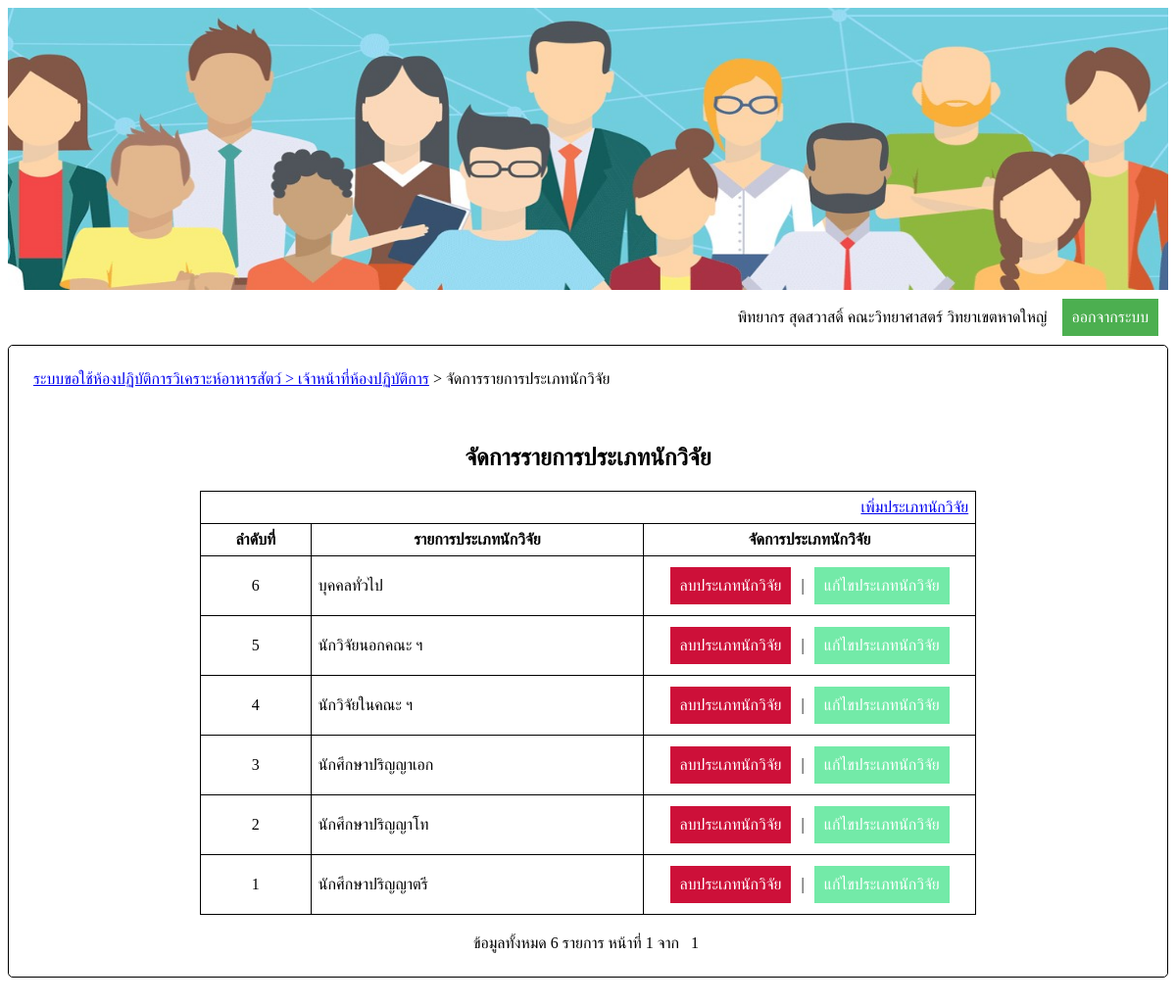
The app's page /AManageCat.php?pageNo=1 (signed in) with its own data.
### tables this page shows
CREATE TABLE `member` (
  `memCode` int(10) unsigned NOT NULL AUTO_INCREMENT,
  `username` varchar(30) NOT NULL,
  `password` varchar(45) NOT NULL,
  `memlevel` int(1) NOT NULL,
  `name` varchar(30) NOT NULL,
  `email` varchar(30) NOT NULL,
  `passmail` varchar(30) DEFAULT NULL,
  `depCode` char(3) NOT NULL,
  PRIMARY KEY (`memCode`),
  KEY `depCode` (`depCode`),
  CONSTRAINT `member_ibfk_1` FOREIGN KEY (`depCode`) REFERENCES `department` (`depCode`)
);

CREATE TABLE `categorys` (
  `catCode` int(2) unsigned NOT NULL AUTO_INCREMENT,
  `catName` varchar(30) NOT NULL,
  PRIMARY KEY (`catCode`)
);

### AManageCat.php (the view, shortened to what this page needs)
<?php
		if(!(isset($_SESSION['memCode']) && isset($_SESSION['memName'])&& isset($_SESSION['facCode'])&& isset($_SESSION['facName'])&& isset($_SESSION['depCode']) && isset($_SESSION['depName'])))
		{
			echo "<script>
					alert('กรุณาเข้าสู่ระบบใหม่อีกครั้ง');
					window.open('login.php','_self');
			</script>";
		}else{
			$memCode = $_SESSION['memCode'];
			require('connectDB.php');
			$sqlSearchSessionMember = "select * from member where memCode='$memCode';";
			$resultSearchSessionMember = mysqli_query($con,$sqlSearchSessionMember);
			$recnumSearchSessionMember = mysqli_fetch_array($resultSearchSessionMember);
			$memName = $recnumSearchSessionMember[4];
			$facName = $_SESSION['facName'];
		}
?>
<html>
<head>
</head>
<body>
	<center>
		<img src='img/hrm_3.jpg'>
	</center>
	<table id='tbLog' cellpadding='5' width='100%'>
		<tr align='right'>
			<td width='90%'>
				<?php echo "$memName $facName วิทยาเขตหาดใหญ่";  ?>
			</td>
			<td align='center'>
				<button id='signOut'>ออกจากระบบ</button>
			</td>
		</tr>
	</table>
	<table id='myTable' width='100%' cellspacing='10' cellpadding='5'>
		<tr>
			<td colspan='3'><a href='Amain.php'> ระบบขอใช้ห้องปฏิบัติการวิเคราะห์อาหารสัตว์ > เจ้าหน้าที่ห้องปฏิบัติการ</a> > จัดการรายการประเภทนักวิจัย</td>
		</tr>
		<tr>
			<td>&nbsp;</td>
		</tr>
		<tr>
			<td>
				<div align='center'>
					<h2>จัดการรายการประเภทนักวิจัย</h2>
				</div>
				<table border='1' id='tbAnalysis' align='center' cellpadding='7' width='70%'>
					<tr align='right'>
						<td colspan='3'><a href='AAddcat.php'>เพิ่มประเภทนักวิจัย</a></td>
					</tr>
					<tr>
						<th width='10%'>ลำดับที่</th>
						<th width='30%'>รายการประเภทนักวิจัย</th>
						<th width='30%'>จัดการประเภทนักวิจัย</th>
					</tr>
					<?php
						require('connectDB.php');
						$sqlShowAnaList = "select * from categorys";
						$resultShowAnaList = mysqli_query($con,$sqlShowAnaList);
						$numRowShowAnalist = mysqli_num_rows($resultShowAnaList);
						$perPage = 10;
						if(isset($_REQUEST['pageNo']))
						{
							$pageNo = $_REQUEST['pageNo'];
						}else
						{
							$pageNo = 1;
						}
						$pageStart = ($perPage*$pageNo)-$perPage;
						if($pageStart>=$numRowShowAnalist)
						{
							$totalPage = 1;
						}else
						{
							if(($numRowShowAnalist%$perPage)==0)
							{
								$totalPage = ($numRowShowAnalist/$perPage);
							}else
							{
								$totalPage = ($numRowShowAnalist/$perPage)+1;
								$totalPage = (int)$totalPage;
							}
						}
						$sqlShowAnaList .= " order by catCode desc limit $pageStart,$perPage;";
						$resultShowAnaList = mysqli_query($con,$sqlShowAnaList);
						$s = $numRowShowAnalist-$pageStart+1;
						while($recnumShowAnalist = mysqli_fetch_array($resultShowAnaList))
						{
							$s--;
							echo "<tr>
									<td><div id = '$s' class='$recnumShowAnalist[0]' align='center'>$s</div></td>
									<td>$recnumShowAnalist[1]</td>
									<td style='text-align:center;'>
										<button id='btDelAna' >ลบประเภทนักวิจัย</button>&nbsp;&nbsp;|&nbsp;
										<button id='btEditAna'>แก้ไขประเภทนักวิจัย</button>
									</td>
								</tr>";
						}
					?>
				</table>
			</td>
		</tr>
		<tr>
			<td align='center'>
				ข้อมูลทั้งหมด&nbsp;<?php echo $numRowShowAnalist; ?>&nbsp;รายการ&nbsp;หน้าที่ <?php echo $pageNo?>&nbsp;จาก&nbsp;
				<?php
				for($i=1;$i<=$totalPage;$i++)
				{
					$page1 = $pageNo-2;
					$page2 = $pageNo+2;
					if($i!=$pageNo && $i>=$page1 && $i <= $page2)
					{
						echo "[&nbsp;<a href='AManageCat.php?pageNo=$i'>$i</a>&nbsp;]";
					}else
					{
						if($i==$pageNo)
						{
							echo "&nbsp;$i&nbsp;";
						}
					}
				}
				?>
			</td>
		</tr>
	</table>
	<br><br>
</body>
</html>

### AManageCat.php (style rules this page uses)
body { font-family: sarabun; font-size: 100%; line-height: 1.5; height:90% }
img { height:40%; width:100%; }
table,#fixTB { border:1px solid black; border-collapse: collapse; }
#tbLog { border-left: none; border-right:none; border-top:none; border-bottom:none; }
#signOut { background-color: #4CAF50; border: none; color: white; padding:10px 10px; text-align:center; text-decoration:none; display: inline-block; font-size: 16px; margin: 4px 2px; cursor: pointer; }
#btDelAna { background-color: #CD1039; border: none; color: white; padding:10px 10px; text-align:center; text-decoration:none; display: inline-block; font-size: 16px; margin: 4px 2px; cursor: pointer; }
#btEditAna { background-color: #73EAA8; border: none; color: white; padding:10px 10px; text-align:center; text-decoration:none; display: inline-block; font-size: 16px; margin: 4px 2px; cursor: pointer; }
#myTable { border: 1px solid black; border-collapse: separate; border-radius: 5px; padding:10px; }

### records on screen
member: name "พิทยากร สุดสวาสดิ์"
categorys: catName "บุคคลทั่วไป"
categorys: catName "นักวิจัยนอกคณะ ฯ"
categorys: catName "นักวิจัยในคณะ ฯ"
categorys: catName "นักศึกษาปริญญาเอก"
categorys: catName "นักศึกษาปริญญาโท"
categorys: catName "นักศึกษาปริญญาตรี"

### other values on screen
$facName "คณะวิทยาศาสตร์"
$numRowShowAnalist "6"
$pageNo "1"
